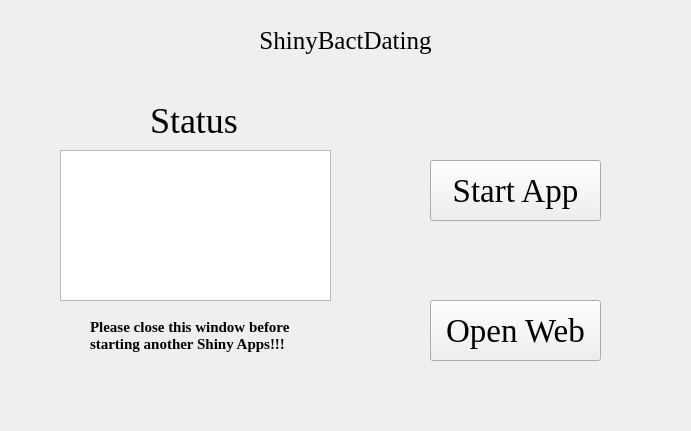
<?xml version="1.0" encoding="UTF-8"?>
<ui version="4.0">
 <class>Form</class>
 <widget class="QWidget" name="Form">
  <property name="geometry">
   <rect>
    <x>0</x>
    <y>0</y>
    <width>691</width>
    <height>431</height>
   </rect>
  </property>
  <property name="windowTitle">
   <string>Form</string>
  </property>
  <property name="styleSheet">
   <string notr="true">background-image: url(D:/tools/Pycharm/pyqt/logo/backgroundpage.png)</string>
  </property>
  <widget class="QTextBrowser" name="textBrowser">
   <property name="geometry">
    <rect>
     <x>60</x>
     <y>150</y>
     <width>271</width>
     <height>151</height>
    </rect>
   </property>
   <property name="styleSheet">
    <string notr="true">background-image: url(D:/tools/Pycharm/pyqt/logo/white.png)</string>
   </property>
  </widget>
  <widget class="QLabel" name="label">
   <property name="geometry">
    <rect>
     <x>230</x>
     <y>20</y>
     <width>231</width>
     <height>41</height>
    </rect>
   </property>
   <property name="font">
    <font>
     <family>Times New Roman</family>
     <pointsize>19</pointsize>
    </font>
   </property>
   <property name="text">
    <string>ShinyBactDating</string>
   </property>
   <property name="alignment">
    <set>Qt::AlignCenter</set>
   </property>
  </widget>
  <widget class="QLabel" name="label_2">
   <property name="geometry">
    <rect>
     <x>150</x>
     <y>100</y>
     <width>101</width>
     <height>41</height>
    </rect>
   </property>
   <property name="font">
    <font>
     <family>Times New Roman</family>
     <pointsize>27</pointsize>
    </font>
   </property>
   <property name="text">
    <string>Status</string>
   </property>
   <property name="alignment">
    <set>Qt::AlignLeading|Qt::AlignLeft|Qt::AlignVCenter</set>
   </property>
  </widget>
  <widget class="QPushButton" name="pushButton">
   <property name="geometry">
    <rect>
     <x>430</x>
     <y>160</y>
     <width>171</width>
     <height>61</height>
    </rect>
   </property>
   <property name="font">
    <font>
     <family>Times New Roman</family>
     <pointsize>25</pointsize>
    </font>
   </property>
   <property name="text">
    <string>Start App</string>
   </property>
  </widget>
  <widget class="QPushButton" name="pushButton_2">
   <property name="geometry">
    <rect>
     <x>430</x>
     <y>300</y>
     <width>171</width>
     <height>61</height>
    </rect>
   </property>
   <property name="font">
    <font>
     <family>Times New Roman</family>
     <pointsize>25</pointsize>
    </font>
   </property>
   <property name="text">
    <string>Open Web</string>
   </property>
  </widget>
  <widget class="QLabel" name="label_3">
   <property name="geometry">
    <rect>
     <x>90</x>
     <y>310</y>
     <width>211</width>
     <height>51</height>
    </rect>
   </property>
   <property name="font">
    <font>
     <family>Times New Roman</family>
     <pointsize>11</pointsize>
     <weight>75</weight>
     <bold>true</bold>
    </font>
   </property>
   <property name="text">
    <string>Please close this window before
starting another Shiny Apps!!!</string>
   </property>
  </widget>
 </widget>
 <resources/>
 <connections/>
</ui>
